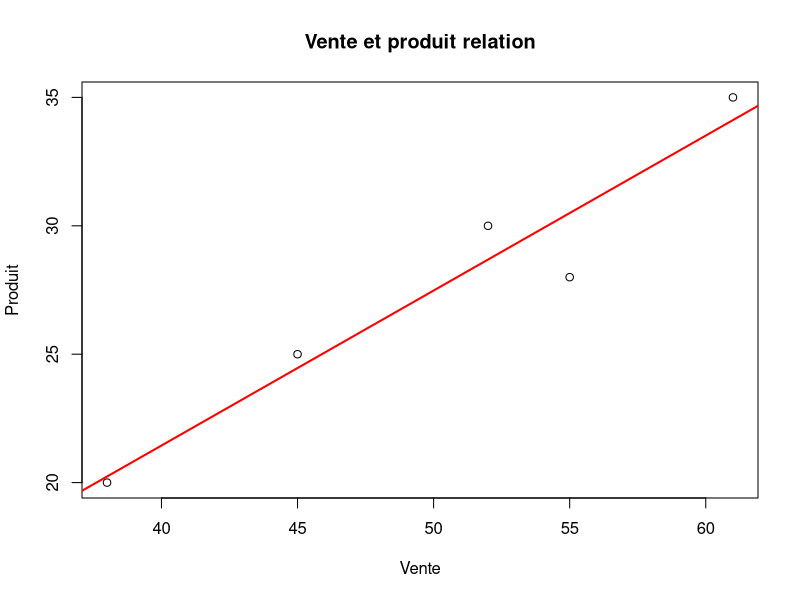

This figure's R source:
#1
df <- data.frame(
   Nom = c ('P1','p2','p3','p4','p5'),
   ventes = c (45, 52, 38, 61, 55),
   prix = c (25, 30, 20, 35, 28))
print(df) 

#2
summary(df)

#3
plot(df$ventes,df$prix,
     main = "Vente et produit relation",
     xlab = "Vente",
     ylab = "Produit")

fit <- lm ( df$prix ~ df$ventes , data = df$noms )
abline ( fit , col = " red " , lwd =2)
